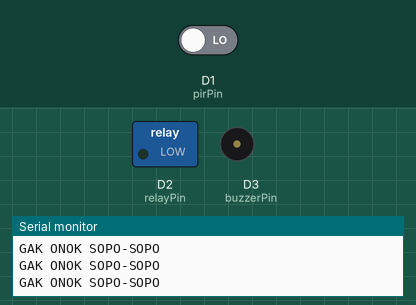
Recording of a sketch running on a simulated ESP8266 (NodeMCU). Parts: switched loads named in the sketch (green lamp = pin HIGH), buzzer (waves = sounding, pin HIGH), the last lines printed to the serial monitor. The inputs (shaded band) are chosen by the test bench; at power-on: D1 (pirPin) LOW.

Above: at 1.8 s.
1.9 s: D1 (pirPin) driven HIGH
At 2.7 s:
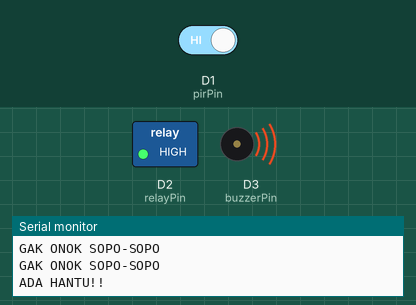
3.5 s: D1 (pirPin) driven LOW
At 6.6 s:
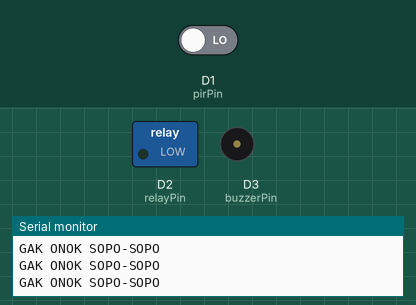
Timing chart, 0 to 8.1 s (numbered marks = the images above; inputs shaded):
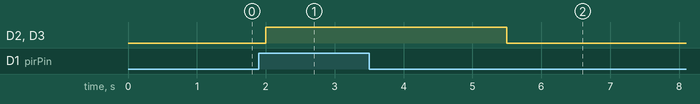

The sketch:

sensor_lebah_memakai_buzzer.ino
```cpp
const int pirPin = D1;       // Pin untuk sensor PIR
const int relayPin = D2;     // Pin untuk lampu
const int buzzerPin = D3;    // Pin untuk buzzer

void setup() {
  Serial.begin(115200);
  pinMode(pirPin, INPUT);
  pinMode(relayPin, OUTPUT);
  pinMode(buzzerPin, OUTPUT);
  digitalWrite(relayPin, LOW); // Matikan lampu di awal
  digitalWrite(buzzerPin, LOW); // Matikan buzzer di awal
}

void loop() {
  int pirState = digitalRead(pirPin); // Membaca status sensor PIR
  if (pirState == HIGH) {
    Serial.println("ADA HANTU!!");
    digitalWrite(relayPin, HIGH);  // Nyalakan lampu
    digitalWrite(buzzerPin, HIGH); // Nyalakan buzzer
    delay(3000);                   // Lampu dan buzzer menyala selama 3 detik
  } else {
    Serial.println("GAK ONOK SOPO-SOPO");
    digitalWrite(relayPin, LOW);   // Matikan lampu
    digitalWrite(buzzerPin, LOW);  // Matikan buzzer
  }
  delay(500); // Delay sebelum membaca kembali
}
```

Measured:
- after the input at 1.9 s, D2 (relayPin), D3 (buzzerPin): LOW → HIGH after 0.10 s
- after the input at 3.5 s, D2 (relayPin), D3 (buzzerPin): HIGH → LOW after 2.0 s
